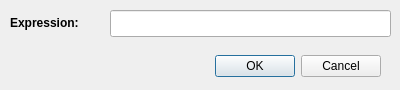
<?xml version="1.0" encoding="UTF-8"?>
<ui version="4.0">
 <class>TVCDialog</class>
 <widget class="QDialog" name="TVCDialog">
  <property name="geometry">
   <rect>
    <x>0</x>
    <y>0</y>
    <width>400</width>
    <height>90</height>
   </rect>
  </property>
  <property name="minimumSize">
   <size>
    <width>400</width>
    <height>90</height>
   </size>
  </property>
  <property name="maximumSize">
   <size>
    <width>400</width>
    <height>90</height>
   </size>
  </property>
  <property name="windowTitle">
   <string>Adding a new function for the analysis</string>
  </property>
  <widget class="QDialogButtonBox" name="buttonBox">
   <property name="geometry">
    <rect>
     <x>40</x>
     <y>50</y>
     <width>341</width>
     <height>32</height>
    </rect>
   </property>
   <property name="orientation">
    <enum>Qt::Horizontal</enum>
   </property>
   <property name="standardButtons">
    <set>QDialogButtonBox::Cancel|QDialogButtonBox::Ok</set>
   </property>
  </widget>
  <widget class="QLineEdit" name="lineEdit">
   <property name="geometry">
    <rect>
     <x>110</x>
     <y>10</y>
     <width>281</width>
     <height>27</height>
    </rect>
   </property>
   <property name="toolTip">
    <string>Functional expression, for example, S = Sxx ^ 2 + Syy ^ 2</string>
   </property>
  </widget>
  <widget class="QLabel" name="label">
   <property name="geometry">
    <rect>
     <x>10</x>
     <y>14</y>
     <width>81</width>
     <height>17</height>
    </rect>
   </property>
   <property name="font">
    <font>
     <weight>75</weight>
     <bold>true</bold>
    </font>
   </property>
   <property name="text">
    <string>Expression:</string>
   </property>
  </widget>
 </widget>
 <resources/>
 <connections>
  <connection>
   <sender>buttonBox</sender>
   <signal>accepted()</signal>
   <receiver>TVCDialog</receiver>
   <slot>accept()</slot>
   <hints>
    <hint type="sourcelabel">
     <x>248</x>
     <y>254</y>
    </hint>
    <hint type="destinationlabel">
     <x>157</x>
     <y>274</y>
    </hint>
   </hints>
  </connection>
  <connection>
   <sender>buttonBox</sender>
   <signal>rejected()</signal>
   <receiver>TVCDialog</receiver>
   <slot>reject()</slot>
   <hints>
    <hint type="sourcelabel">
     <x>316</x>
     <y>260</y>
    </hint>
    <hint type="destinationlabel">
     <x>286</x>
     <y>274</y>
    </hint>
   </hints>
  </connection>
 </connections>
</ui>
